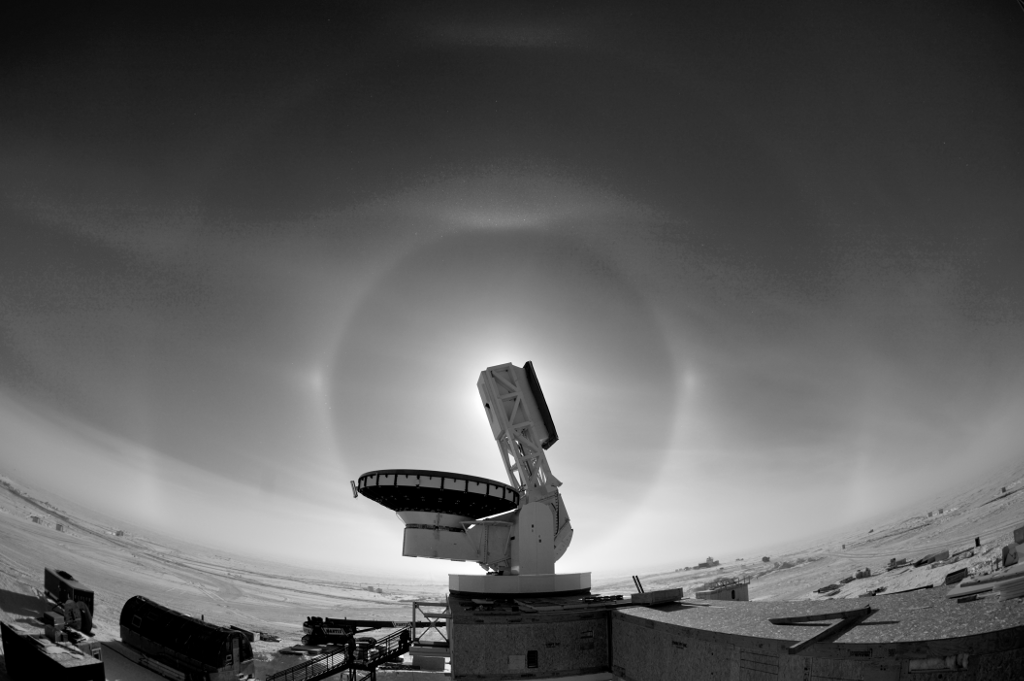
#> input picture image manipulation/spt.png, 1024 x 681 px
$ python svd_compression.py   (Python 2 division)
#> lines starting #> are read from the running program, lines starting #| are printed output that depends on the picture
#!/usr/bin/env python

# Author: Douglas Rudd
# Date: 5/3/2014
#
# Apply SVD to crudely compress a greyscale
# image. Requires numpy and PIL (or Pillow)

import numpy as np
from PIL import Image

# load example image as numpy array
img = np.asarray(Image.open("spt.png"))
#> img is the input picture: shape (681, 1024); min 0, max 255, mean 93.7

# compute svd of image
h, d, a = np.linalg.svd(img)
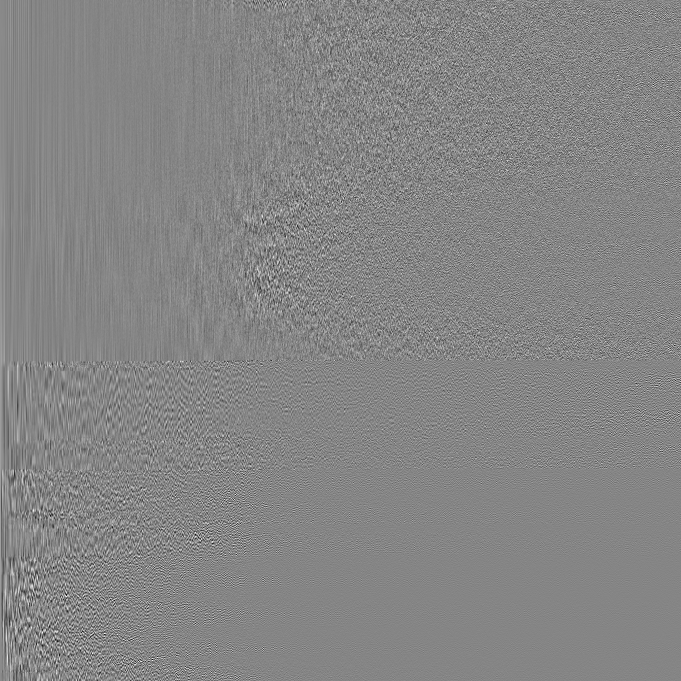
#> h: shape (681, 681) float64; min -0.306, max 0.279, mean 0.000116; drawn with min black and max white
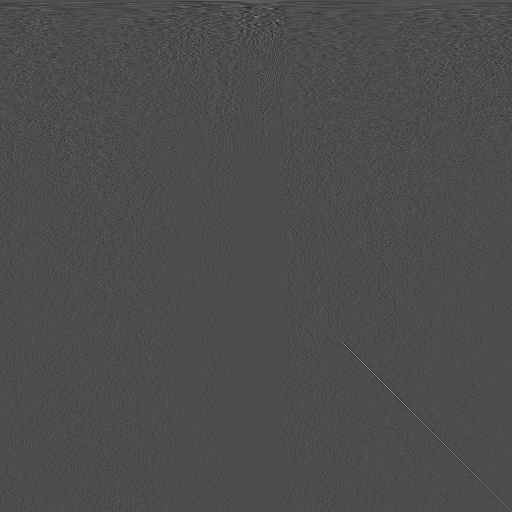
#> a: shape (1024, 1024) float64 (shown at 1/2 size); min -0.218, max 0.503, mean 3.53e-05; drawn with min black and max white
#> d = 681 values, max 88120.4 at index 0, min 4.48 at index 680, mean 388.3

# Generate images with differing compression levels
for k in 10, 50, 100, 200:
    # reconstruct image using k components of decomposition
    img_ = np.dot(np.dot(h[:, :k], np.diag(d[:k])), a[:k, :])

    # compute compression ratio
    ratio = float(k*(1+sum(img.shape)))/np.prod(img.shape)
    print "Compression factor %.5f" % (ratio, )

    # save resulting image
    Image.fromarray(img_.astype(np.uint8)).save("spt_k%03d.png" % (k, ))
#> this loop made 4 passes
#> pass 1, `img_ = np.dot(np.dot(h[:, :k], np.diag(d[:k])), a[:k, :])`:
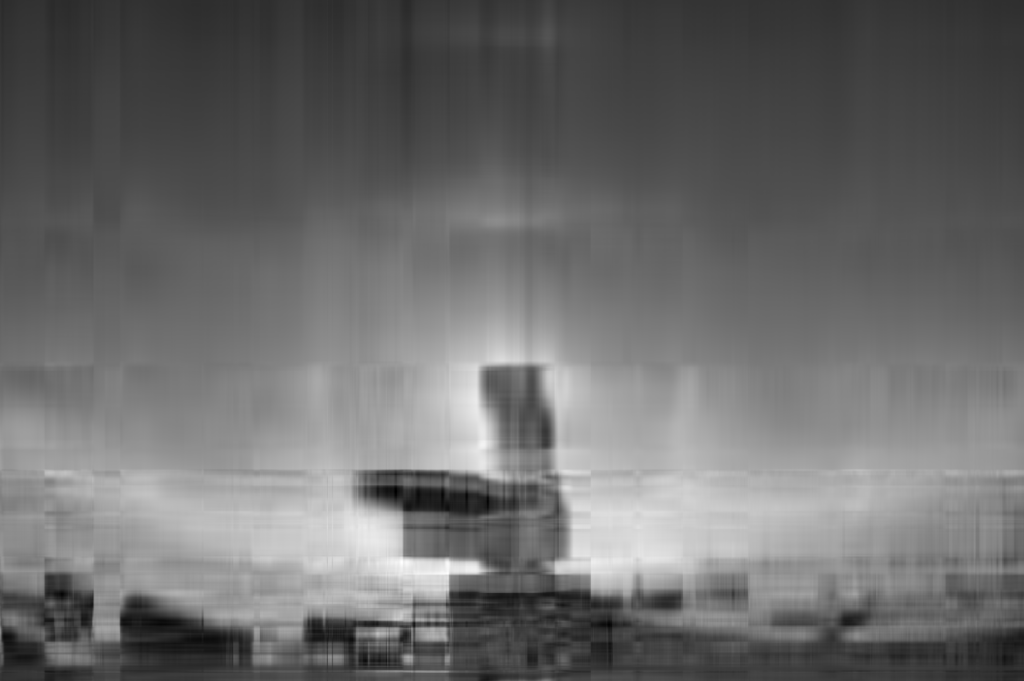
#> img_: shape (681, 1024) float64; min -38.4, max 273.3, mean 93.7; drawn with min black and max white
#> pass 1, `Image.fromarray(img_.astype(np.uint8)).save("spt_k%03d.png" % (k, ))`:
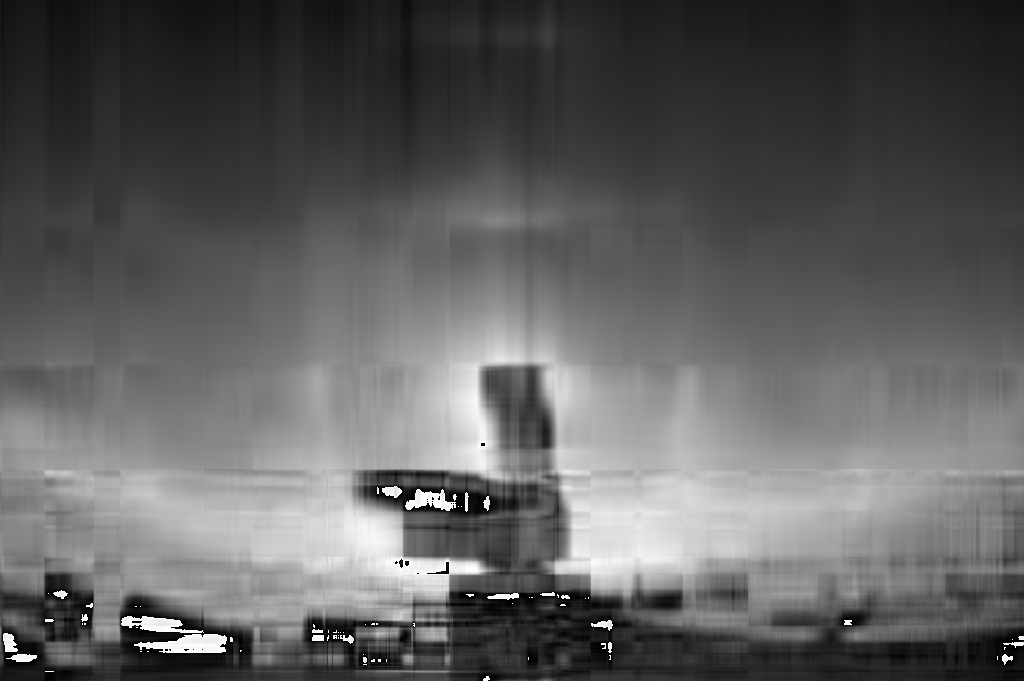
#> saved as spt_k010.png: PIL image 1024x681 L; min 0, max 255, mean 94.8
#> pass 2, `img_ = np.dot(np.dot(h[:, :k], np.diag(d[:k])), a[:k, :])`:
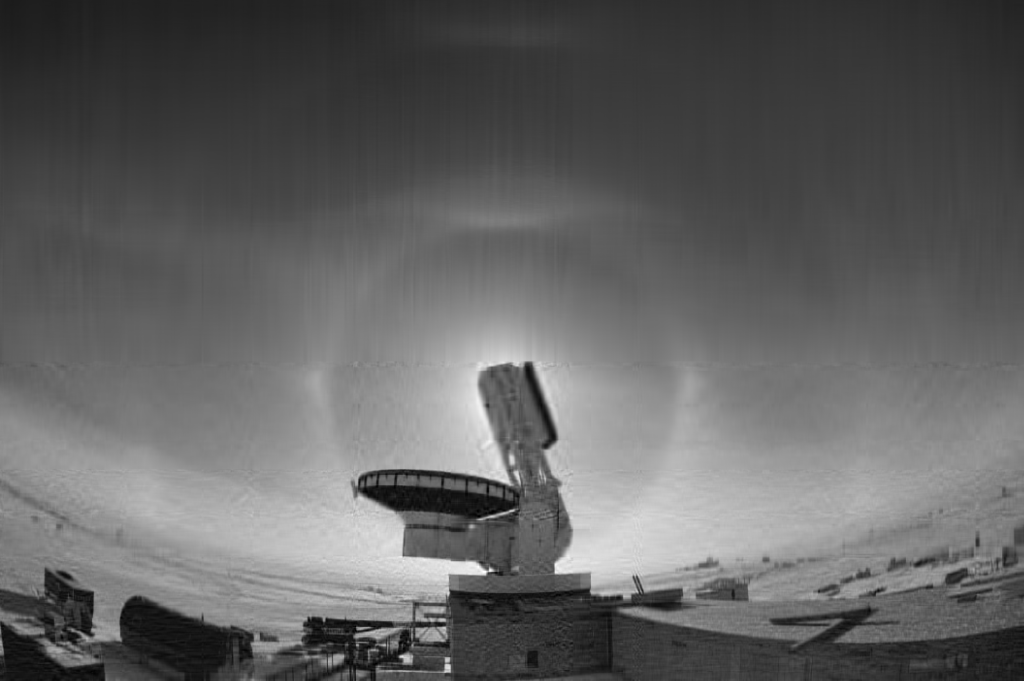
#> img_: shape (681, 1024) float64; min -25.41, max 282.6, mean 93.7; drawn with min black and max white
#> pass 2, `Image.fromarray(img_.astype(np.uint8)).save("spt_k%03d.png" % (k, ))`:
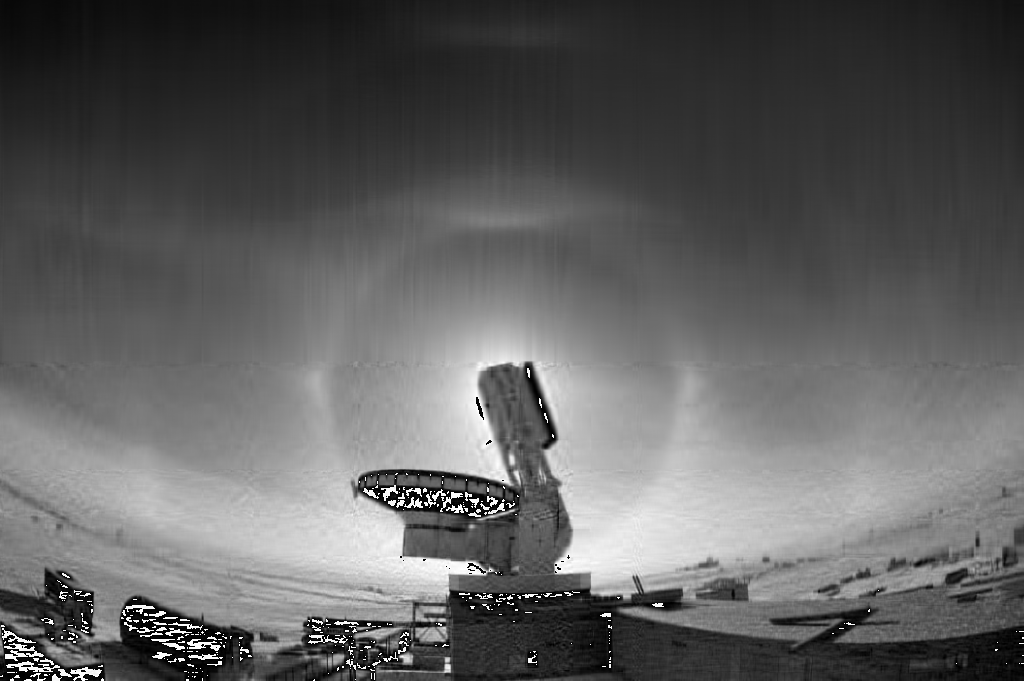
#> saved as spt_k050.png: PIL image 1024x681 L; min 0, max 255, mean 95.1
    #Image.fromarray(img_.astype(np.uint8)).show()
